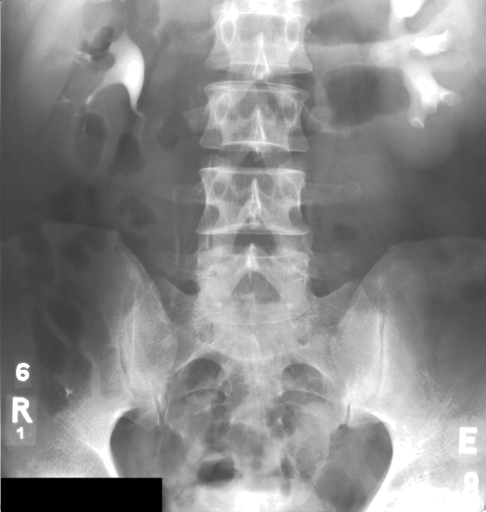
#> input picture 1880.png, 486 x 512 px
$ python 'import cv2.py'
#> lines starting #> are read from the running program, lines starting #| are printed output that depends on the picture
from cv2 import cv2
import numpy as np
import itertools
from matplotlib import pyplot as plt
import image_slicer

example=cv2.imread("1880.png")
#> example is the input picture: shape (512, 486, 3); min 1, max 255, mean 137.9
#print(example)


#cv2.imshow("Anja",example)
#cv2.waitKey(0)

height= 30#int(example.shape[0]*0.5)
width = 30#int(example.shape[1]*0.5)
dim=(width,height)
resized_img=cv2.resize(example,dim,interpolation=cv2.INTER_AREA)
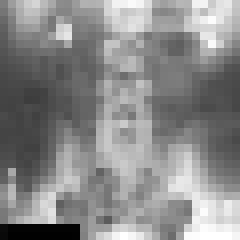
#> resized_img: shape (30, 30, 3) (shown 8 times larger); min 1, max 255, mean 138
a=list(resized_img)
#> a = 30 items
# Define the window size
windowsize_r = 10
windowsize_c = 10

# Crop out the window and calculate the histogram
for r in range(0,resized_img.shape[0] - windowsize_r, windowsize_r):
    for c in range(0,resized_img.shape[1] - windowsize_c, windowsize_c):
        window = resized_img[r:r+windowsize_r,c:c+windowsize_c]
        hist = np.histogram(window,bins=256)
        plt.hist(resized_img.ravel(),256,[0,256])
        plt.title('Histogram for gray scale picture')
        plt.show()
#> this loop made 2 passes
#> pass 1, `plt.show()`:
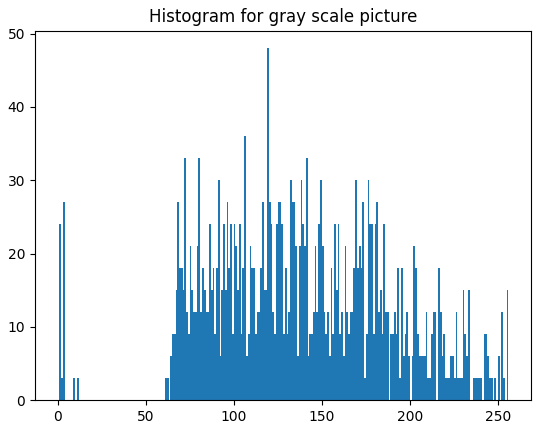
#> figure drawn by matplotlib, 1 panel; tallest bar 48 high, from x = 119 to 120
#a= np.array(resized_img)
#print(a)
b = list(np.concatenate(a).flat)
#> b = 2700 values, max 255 at index 2655, min 1 at index 2613, mean 138
# [11 lines of commented-out code are left out]

cv2.imshow("1880",resized_img)
cv2.waitKey(0)

$ run again, with 3145.png copied over 1880.png
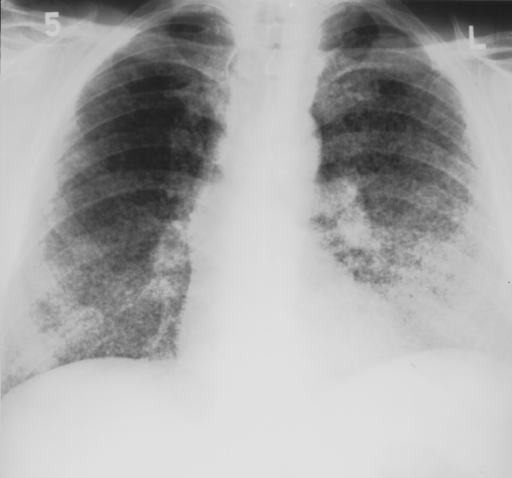
#> input picture 3145.png, 512 x 478 px
#> example is the input picture: shape (478, 512, 3); min 29, max 225, mean 169.1
#> `resized_img=cv2.resize(example,dim,interpolation=cv2.INTER_AREA)`:
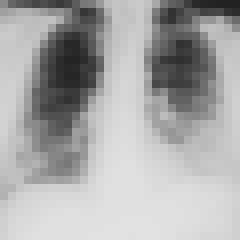
#> resized_img: shape (30, 30, 3) (shown 8 times larger); min 34, max 225, mean 169.1
#> a = 30 items
#> the loop `for r in range(0,resized_img.shape[0] - windowsize_r, windowsize_r):` made 2 passes
#> pass 1, `plt.show()`:
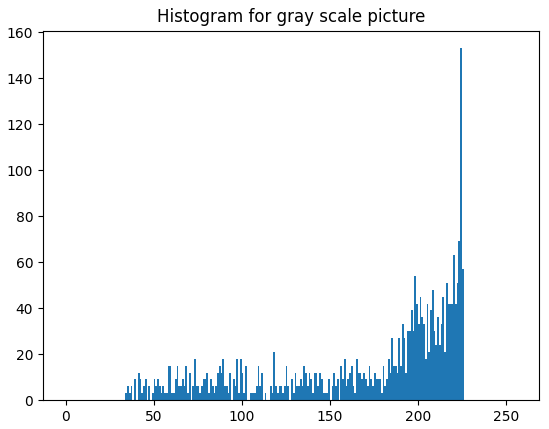
#> figure drawn by matplotlib, 1 panel; tallest bar 153 high, from x = 224 to 225
#> b = 2700 values, max 225 at index 2475, min 34 at index 87, mean 169.1
